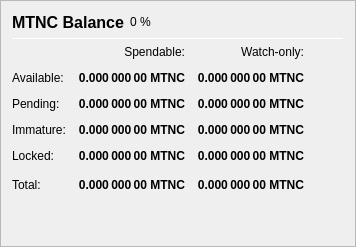
                   <widget class="QFrame" name="frame_Balances">
                    <property name="frameShape">
                     <enum>QFrame::StyledPanel</enum>
                    </property>
                    <property name="frameShadow">
                     <enum>QFrame::Raised</enum>
                    </property>
                    <layout class="QVBoxLayout" name="verticalLayout_4">
                     <item>
                      <layout class="QHBoxLayout" name="horizontalLayout_4">
                       <item>
                        <widget class="QLabel" name="label_5">
                         <property name="minimumSize">
                          <size>
                           <width>0</width>
                           <height>20</height>
                          </size>
                         </property>
                         <property name="font">
                          <font>
                           <pointsize>12</pointsize>
                           <weight>75</weight>
                           <bold>true</bold>
                          </font>
                         </property>
                         <property name="text">
                          <string>MTNC Balance</string>
                         </property>
                        </widget>
                       </item>
                       <item>
                        <widget class="QLabel" name="labelMTNCPercent">
                         <property name="text">
                          <string notr="true">0 %</string>
                         </property>
                        </widget>
                       </item>
                       <item>
                        <spacer name="horizontalSpacer_3">
                         <property name="orientation">
                          <enum>Qt::Horizontal</enum>
                         </property>
                         <property name="sizeHint" stdset="0">
                          <size>
                           <width>40</width>
                           <height>20</height>
                          </size>
                         </property>
                        </spacer>
                       </item>
                      </layout>
                     </item>
                     <item>
                      <widget class="Line" name="line_Balance">
                       <property name="minimumSize">
                        <size>
                         <width>0</width>
                         <height>1</height>
                        </size>
                       </property>
                       <property name="maximumSize">
                        <size>
                         <width>16777215</width>
                         <height>1</height>
                        </size>
                       </property>
                       <property name="orientation">
                        <enum>Qt::Horizontal</enum>
                       </property>
                      </widget>
                     </item>
                     <item>
                      <layout class="QGridLayout" name="gridLayout">
                       <property name="spacing">
                        <number>12</number>
                       </property>
                       <item row="0" column="1">
                        <widget class="QLabel" name="labelSpendable">
                         <property name="text">
                          <string>Spendable:</string>
                         </property>
                         <property name="alignment">
                          <set>Qt::AlignRight|Qt::AlignTrailing|Qt::AlignVCenter</set>
                         </property>
                        </widget>
                       </item>
                       <item row="0" column="2">
                        <widget class="QLabel" name="labelWatchonly">
                         <property name="text">
                          <string>Watch-only:</string>
                         </property>
                         <property name="alignment">
                          <set>Qt::AlignRight|Qt::AlignTrailing|Qt::AlignVCenter</set>
                         </property>
                        </widget>
                       </item>
                       <item row="1" column="0">
                        <widget class="QLabel" name="labelBalanceText">
                         <property name="text">
                          <string>Available:</string>
                         </property>
                        </widget>
                       </item>
                       <item row="1" column="1">
                        <widget class="QLabel" name="labelBalance">
                         <property name="font">
                          <font>
                           <weight>75</weight>
                           <bold>true</bold>
                          </font>
                         </property>
                         <property name="cursor">
                          <cursorShape>IBeamCursor</cursorShape>
                         </property>
                         <property name="toolTip">
                          <string>Your current spendable balance</string>
                         </property>
                         <property name="text">
                          <string notr="true">0.000 000 00 MTNC</string>
                         </property>
                         <property name="alignment">
                          <set>Qt::AlignRight|Qt::AlignTrailing|Qt::AlignVCenter</set>
                         </property>
                         <property name="textInteractionFlags">
                          <set>Qt::LinksAccessibleByMouse|Qt::TextSelectableByKeyboard|Qt::TextSelectableByMouse</set>
                         </property>
                        </widget>
                       </item>
                       <item row="1" column="2">
                        <widget class="QLabel" name="labelWatchAvailable">
                         <property name="font">
                          <font>
                           <weight>75</weight>
                           <bold>true</bold>
                          </font>
                         </property>
                         <property name="cursor">
                          <cursorShape>IBeamCursor</cursorShape>
                         </property>
                         <property name="toolTip">
                          <string>Your current balance in watch-only addresses</string>
                         </property>
                         <property name="text">
                          <string notr="true">0.000 000 00 MTNC</string>
                         </property>
                         <property name="alignment">
                          <set>Qt::AlignRight|Qt::AlignTrailing|Qt::AlignVCenter</set>
                         </property>
                         <property name="textInteractionFlags">
                          <set>Qt::LinksAccessibleByMouse|Qt::TextSelectableByKeyboard|Qt::TextSelectableByMouse</set>
                         </property>
                        </widget>
                       </item>
                       <item row="2" column="0">
                        <widget class="QLabel" name="labelPendingText">
                         <property name="text">
                          <string>Pending:</string>
                         </property>
                        </widget>
                       </item>
                       <item row="2" column="1">
                        <widget class="QLabel" name="labelUnconfirmed">
                         <property name="font">
                          <font>
                           <weight>75</weight>
                           <bold>true</bold>
                          </font>
                         </property>
                         <property name="cursor">
                          <cursorShape>IBeamCursor</cursorShape>
                         </property>
                         <property name="toolTip">
                          <string>Total of transactions that have yet to be confirmed, and do not yet count toward the spendable balance</string>
                         </property>
                         <property name="text">
                          <string notr="true">0.000 000 00 MTNC</string>
                         </property>
                         <property name="alignment">
                          <set>Qt::AlignRight|Qt::AlignTrailing|Qt::AlignVCenter</set>
                         </property>
                         <property name="textInteractionFlags">
                          <set>Qt::LinksAccessibleByMouse|Qt::TextSelectableByKeyboard|Qt::TextSelectableByMouse</set>
                         </property>
                        </widget>
                       </item>
                       <item row="2" column="2">
                        <widget class="QLabel" name="labelWatchPending">
                         <property name="font">
                          <font>
                           <weight>75</weight>
                           <bold>true</bold>
                          </font>
                         </property>
                         <property name="cursor">
                          <cursorShape>IBeamCursor</cursorShape>
                         </property>
                         <property name="toolTip">
                          <string>Unconfirmed transactions to watch-only addresses</string>
                         </property>
                         <property name="text">
                          <string notr="true">0.000 000 00 MTNC</string>
                         </property>
                         <property name="alignment">
                          <set>Qt::AlignRight|Qt::AlignTrailing|Qt::AlignVCenter</set>
                         </property>
                         <property name="textInteractionFlags">
                          <set>Qt::LinksAccessibleByMouse|Qt::TextSelectableByKeyboard|Qt::TextSelectableByMouse</set>
                         </property>
                        </widget>
                       </item>
                       <item row="3" column="0">
                        <widget class="QLabel" name="labelImmatureText">
                         <property name="text">
                          <string>Immature:</string>
                         </property>
                        </widget>
                       </item>
                       <item row="3" column="1">
                        <widget class="QLabel" name="labelImmature">
                         <property name="font">
                          <font>
                           <weight>75</weight>
                           <bold>true</bold>
                          </font>
                         </property>
                         <property name="cursor">
                          <cursorShape>IBeamCursor</cursorShape>
                         </property>
                         <property name="toolTip">
                          <string>Staked or masternode rewards that has not yet matured</string>
                         </property>
                         <property name="text">
                          <string notr="true">0.000 000 00 MTNC</string>
                         </property>
                         <property name="alignment">
                          <set>Qt::AlignRight|Qt::AlignTrailing|Qt::AlignVCenter</set>
                         </property>
                         <property name="textInteractionFlags">
                          <set>Qt::LinksAccessibleByMouse|Qt::TextSelectableByKeyboard|Qt::TextSelectableByMouse</set>
                         </property>
                        </widget>
                       </item>
                       <item row="3" column="2">
                        <widget class="QLabel" name="labelWatchImmature">
                         <property name="font">
                          <font>
                           <weight>75</weight>
                           <bold>true</bold>
                          </font>
                         </property>
                         <property name="cursor">
                          <cursorShape>IBeamCursor</cursorShape>
                         </property>
                         <property name="toolTip">
                          <string>Staked or masternode rewards in watch-only addresses that has not yet matured</string>
                         </property>
                         <property name="text">
                          <string notr="true">0.000 000 00 MTNC</string>
                         </property>
                         <property name="alignment">
                          <set>Qt::AlignRight|Qt::AlignTrailing|Qt::AlignVCenter</set>
                         </property>
                         <property name="textInteractionFlags">
                          <set>Qt::LinksAccessibleByMouse|Qt::TextSelectableByKeyboard|Qt::TextSelectableByMouse</set>
                         </property>
                        </widget>
                       </item>
                       <item row="4" column="0">
                        <widget class="QLabel" name="labelLockedBalanceText">
                         <property name="toolTip">
                          <string>Locked MTNC or Masternode collaterals. These are excluded from zMTNC minting.</string>
                         </property>
                         <property name="text">
                          <string>Locked:</string>
                         </property>
                        </widget>
                       </item>
                       <item row="4" column="1">
                        <widget class="QLabel" name="labelLockedBalance">
                         <property name="font">
                          <font>
                           <weight>75</weight>
                           <bold>true</bold>
                          </font>
                         </property>
                         <property name="cursor">
                          <cursorShape>IBeamCursor</cursorShape>
                         </property>
                         <property name="toolTip">
                          <string>Locked MTNC or Masternode collaterals. These are excluded from zMTNC minting.</string>
                         </property>
                         <property name="text">
                          <string notr="true">0.000 000 00 MTNC</string>
                         </property>
                         <property name="alignment">
                          <set>Qt::AlignRight|Qt::AlignTrailing|Qt::AlignVCenter</set>
                         </property>
                         <property name="textInteractionFlags">
                          <set>Qt::LinksAccessibleByMouse|Qt::TextSelectableByKeyboard|Qt::TextSelectableByMouse</set>
                         </property>
                        </widget>
                       </item>
                       <item row="4" column="2">
                        <widget class="QLabel" name="labelWatchLocked">
                         <property name="font">
                          <font>
                           <weight>75</weight>
                           <bold>true</bold>
                          </font>
                         </property>
                         <property name="cursor">
                          <cursorShape>IBeamCursor</cursorShape>
                         </property>
                         <property name="toolTip">
                          <string>Current locked balance in watch-only addresses</string>
                         </property>
                         <property name="text">
                          <string notr="true">0.000 000 00 MTNC</string>
                         </property>
                         <property name="alignment">
                          <set>Qt::AlignRight|Qt::AlignTrailing|Qt::AlignVCenter</set>
                         </property>
                         <property name="textInteractionFlags">
                          <set>Qt::LinksAccessibleByMouse|Qt::TextSelectableByKeyboard|Qt::TextSelectableByMouse</set>
                         </property>
                        </widget>
                       </item>
                       <item row="5" column="0">
                        <widget class="QLabel" name="labelTotalText">
                         <property name="toolTip">
                          <string>Your current MTNC balance, unconfirmed and immature transactions included</string>
                         </property>
                         <property name="text">
                          <string>Total:</string>
                         </property>
                        </widget>
                       </item>
                       <item row="5" column="1">
                        <widget class="QLabel" name="labelTotal">
                         <property name="font">
                          <font>
                           <weight>75</weight>
                           <bold>true</bold>
                          </font>
                         </property>
                         <property name="cursor">
                          <cursorShape>IBeamCursor</cursorShape>
                         </property>
                         <property name="toolTip">
                          <string>Your current MTNC balance, unconfirmed and immature transactions included</string>
                         </property>
                         <property name="text">
                          <string notr="true">0.000 000 00 MTNC</string>
                         </property>
                         <property name="alignment">
                          <set>Qt::AlignRight|Qt::AlignTrailing|Qt::AlignVCenter</set>
                         </property>
                         <property name="textInteractionFlags">
                          <set>Qt::LinksAccessibleByMouse|Qt::TextSelectableByKeyboard|Qt::TextSelectableByMouse</set>
                         </property>
                        </widget>
                       </item>
                       <item row="5" column="2">
                        <widget class="QLabel" name="labelWatchTotal">
                         <property name="font">
                          <font>
                           <weight>75</weight>
                           <bold>true</bold>
                          </font>
                         </property>
                         <property name="cursor">
                          <cursorShape>IBeamCursor</cursorShape>
                         </property>
                         <property name="toolTip">
                          <string>Current total balance in watch-only addresses</string>
                         </property>
                         <property name="text">
                          <string notr="true">0.000 000 00 MTNC</string>
                         </property>
                         <property name="alignment">
                          <set>Qt::AlignRight|Qt::AlignTrailing|Qt::AlignVCenter</set>
                         </property>
                         <property name="textInteractionFlags">
                          <set>Qt::LinksAccessibleByMouse|Qt::TextSelectableByKeyboard|Qt::TextSelectableByMouse</set>
                         </property>
                        </widget>
                       </item>
                       <item row="5" column="3">
                        <spacer name="horizontalSpacer_9">
                         <property name="orientation">
                          <enum>Qt::Horizontal</enum>
                         </property>
                         <property name="sizeHint" stdset="0">
                          <size>
                           <width>40</width>
                           <height>20</height>
                          </size>
                         </property>
                        </spacer>
                       </item>
                      </layout>
                     </item>
                     <item>
                      <spacer name="verticalSpacer_3">
                       <property name="orientation">
                        <enum>Qt::Vertical</enum>
                       </property>
                       <property name="sizeHint" stdset="0">
                        <size>
                         <width>20</width>
                         <height>40</height>
                        </size>
                       </property>
                      </spacer>
                     </item>
                    </layout>
                   </widget>
